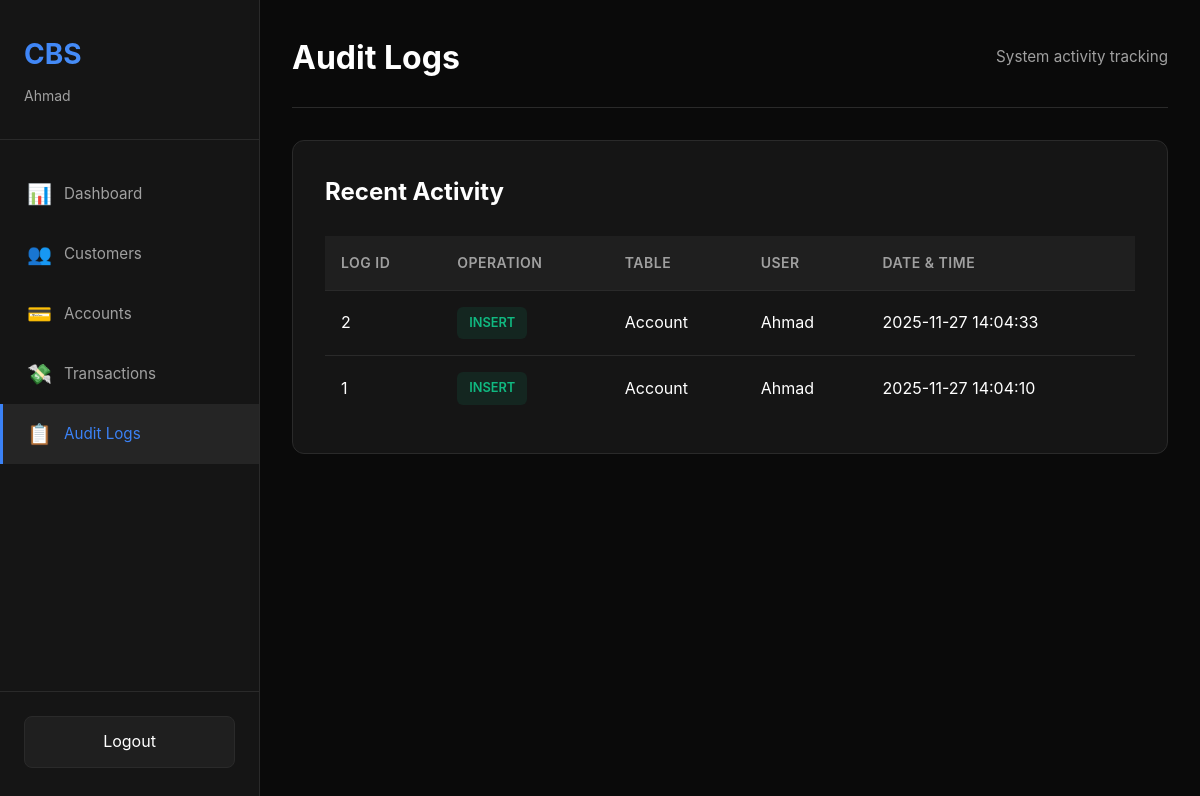
The app's page /audit (signed in) with its own data.
### app.py (models this page shows)
class AuditLog(db.Model):
    LogID = db.Column(db.Integer, primary_key=True)
    Operation = db.Column(db.String(20), nullable=False)
    TableAffected = db.Column(db.String(20), nullable=False)
    UserName = db.Column(db.String(20), nullable=False)
    DateTime = db.Column(db.DateTime, default=datetime.utcnow)

### app.py (the view)
@app.route("/audit")
@login_required
def audit():
    logs = AuditLog.query.order_by(AuditLog.DateTime.desc()).limit(50).all()
    return render_template("audit.html", logs=logs)

### app.py (called while the page is built)
def login_required(fn):
    @wraps(fn)
    def wrapper(*args, **kwargs):
        if "user" not in session:
            return redirect("/login")
        return fn(*args, **kwargs)
    return wrapper

### Templates/audit.html (shortened to what this page needs)
{% extends "base.html" %}
{% block content %}
<div class="page-header">
    <h1>Audit Logs</h1>
    <p>System activity tracking</p>
</div>
<div class="content-box">
    <h2>Recent Activity</h2>
    <div class="table-responsive">
        <table class="data-table">
            <thead>
                <tr>
                    <th>Log ID</th>
                    <th>Operation</th>
                    <th>Table</th>
                    <th>User</th>
                    <th>Date & Time</th>
                </tr>
            </thead>
            <tbody>
                {% for log in logs %}
                <tr>
                    <td>{{ log.LogID }}</td>
                    <td><span class="badge badge-{{ log.Operation.lower() }}">{{ log.Operation }}</span></td>
                    <td>{{ log.TableAffected }}</td>
                    <td>{{ log.UserName }}</td>
                    <td>{{ log.DateTime.strftime('%Y-%m-%d %H:%M:%S') }}</td>
                </tr>
                {% endfor %}
            </tbody>
        </table>
    </div>
</div>
{% endblock %}

### Static/style.css (style rules this page uses)
* { margin: 0; padding: 0; box-sizing: border-box; }
:root { --bg-primary: #0a0a0a; --bg-secondary: #151515; --bg-tertiary: #1f1f1f; --text-primary: #ffffff; --text-secondary: #a0a0a0; --accent-blue: #3b82f6; --accent-green: #10b981; --accent-red: #ef4444; --accent-yellow: #f59e0b; --border-color: #2a2a2a; --hover-bg: #252525; }
body { font-family: -apple-system, BlinkMacSystemFont, 'Segoe UI', Roboto, 'Helvetica Neue', Arial, sans-serif; background: var(--bg-primary); color: var(--text-primary); line-height: 1.6; }
.page-header { display: flex; justify-content: space-between; align-items: center; margin-bottom: 2rem; padding-bottom: 1.5rem; border-bottom: 1px solid var(--border-color); }
.page-header h1 { font-size: 2rem; font-weight: 700; }
.page-header p { color: var(--text-secondary); font-size: 0.95rem; }
.content-box { background: var(--bg-secondary); border: 1px solid var(--border-color); border-radius: 12px; padding: 2rem; margin-bottom: 2rem; }
.content-box h2 { margin-bottom: 1.5rem; font-size: 1.5rem; }
.table-responsive { overflow-x: auto; }
.data-table { width: 100%; border-collapse: collapse; }
.data-table thead { background: var(--bg-tertiary); }
.data-table th { padding: 1rem; text-align: left; font-weight: 600; color: var(--text-secondary); font-size: 0.875rem; text-transform: uppercase; letter-spacing: 0.5px; }
.data-table td { padding: 1rem; border-top: 1px solid var(--border-color); }
.data-table tbody tr { transition: background 0.2s; }
.badge { padding: 0.375rem 0.75rem; border-radius: 6px; font-size: 0.8rem; font-weight: 600; display: inline-block; }
.badge-savings, .badge-insert { background: rgba(16, 185, 129, 0.1); color: var(--accent-green); }

### records on screen
AuditLog: LogID "2", Operation "INSERT", TableAffected "Account", UserName "Ahmad", DateTime "2025-11-27 14:04:33"
AuditLog: LogID "1", Operation "INSERT", TableAffected "Account", UserName "Ahmad", DateTime "2025-11-27 14:04:10"

### other values on screen
{{ session.username }} "Ahmad"
